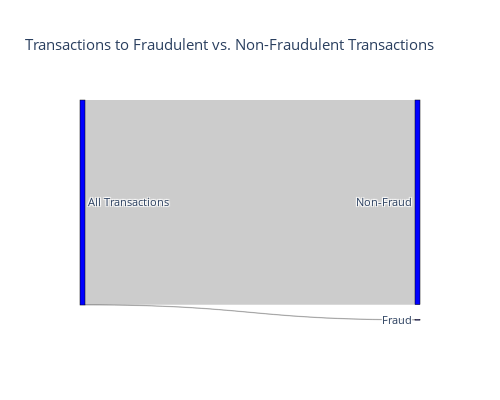

Here is the notebook cell this chart was saved with:
### Markdown cell above
The degree of imbalance `577.88:1 (Non-Fraud:Fraud)` is very high

### Code cell
import plotly.graph_objects as go
import pandas as pd

# Assuming 'dataset' is your pandas DataFrame with the 'Class' column (0 for non-fraud, 1 for fraud)
class_counts = dataset['Class'].value_counts()
total_transactions = len(dataset)

labels = ["All Transactions", "Non-Fraud", "Fraud"]
source = [0, 0]  # All transactions split into non-fraud and fraud
target = [1, 2]  # Non-fraud and fraud nodes
value = [class_counts[0], class_counts[1]]  # Actual counts for non-fraud and fraud

fig = go.Figure(data=[go.Sankey(
    node=dict(
        pad=15,
        thickness=5,
        line=dict(color="black", width=0.5),
        label=labels,
        color="blue"
    ),
    link=dict(
        source=source,
        target=target,
        value=value
    )
)])

fig.update_layout(
    title_text="Transactions to Fraudulent vs. Non-Fraudulent Transactions",
    font_size=11,
    width=500,
    height=400
)
fig.show()

### Figure 1 — Plotly figure (JSON) as saved in the notebook; plotly's stock layout.template omitted (floating-point values rounded to 4 significant figures)
{"data": [{"link": {"source": [0, 0], "target": [1, 2], "value": [284315, 492]}, "node": {"color": "blue", "label": ["All Transactions", "Non-Fraud", "Fraud"], "line": {"color": "black", "width": 0.5}, "pad": 15, "thickness": 5}, "type": "sankey"}], "layout": {"font": {"size": 11}, "height": 400, "title": {"text": "Transactions to Fraudulent vs. Non-Fraudulent Transactions"}, "width": 500}}
